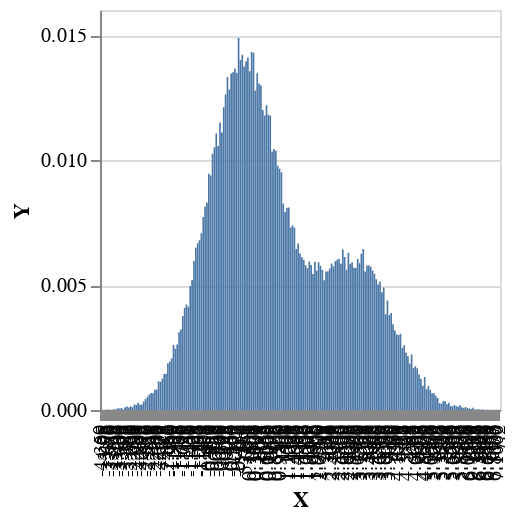

Notebook code cell kept with this figure:
### Markdown cell above
We could ignore the `condition` statement using `prior`, as in:

### Code cell
sampleIO . prior $ 
    plotVega . fmap (first (pack . take 6 . show)) . toEmpirical . toBins 0.05 
    <$> replicateM 100000 model4

### Figure 1 — Vega-Lite specification as saved in the notebook (floating-point values rounded to 4 significant figures; data arrays with more than 128 entries replaced by an {"elided": "..."} marker saying what was removed)
{"$schema": "https://vega.github.io/schema/vega-lite/v4.json", "data": {"values": {"elided": "215 records"}}, "encoding": {"x": {"field": "X", "sort": {"elided": "215 str values"}, "type": "nominal"}, "y": {"field": "Y", "type": "quantitative"}}, "height": 200, "mark": "bar", "width": 200}
